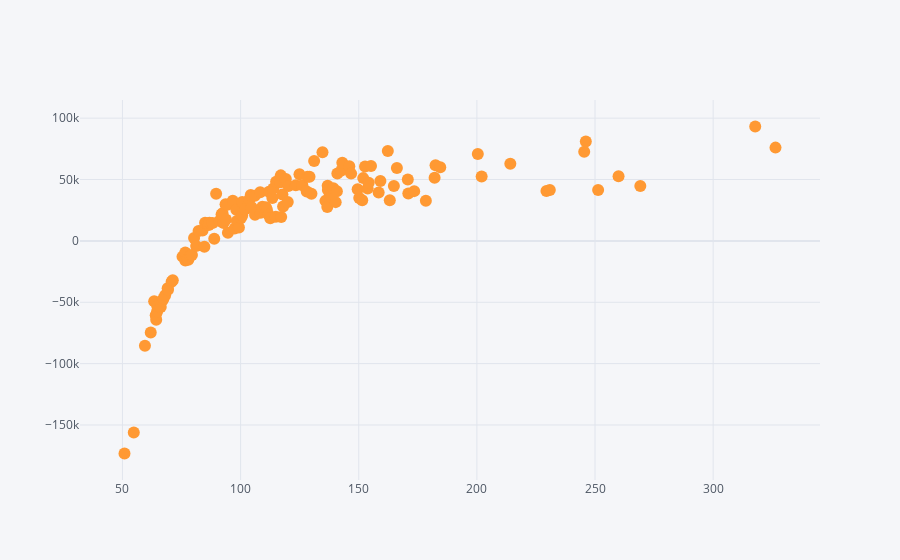

Notebook code for this chart:
### Code cell
df1 = df.sort_values(by='CV', ascending=True)
df1.reset_index(inplace = True)
cf.go_offline()
df1[["CV","Value at Risk"]].iplot(kind ='scatter', x ='CV', y ='Value at Risk', mode ='markers')

### Figure 1 — Plotly figure (JSON) as saved in the notebook; plotly's stock layout.template omitted (floating-point values rounded to 4 significant figures; data arrays with more than 128 entries replaced by an {"elided": "..."} marker saying what was removed)
{"data": [{"line": {"color": "rgba(255, 153, 51, 1.0)", "dash": "solid", "shape": "linear", "width": 1.3}, "marker": {"size": 12, "symbol": "circle"}, "mode": "markers", "name": "Value at Risk", "text": "", "type": "scatter", "x": {"elided": "135 float values"}, "y": {"elided": "135 float values"}}], "layout": {"legend": {"bgcolor": "#F5F6F9", "font": {"color": "#4D5663"}}, "paper_bgcolor": "#F5F6F9", "plot_bgcolor": "#F5F6F9", "title": {"font": {"color": "#4D5663"}}, "xaxis": {"gridcolor": "#E1E5ED", "showgrid": true, "tickfont": {"color": "#4D5663"}, "title": {"font": {"color": "#4D5663"}, "text": ""}, "zerolinecolor": "#E1E5ED"}, "yaxis": {"gridcolor": "#E1E5ED", "showgrid": true, "tickfont": {"color": "#4D5663"}, "title": {"font": {"color": "#4D5663"}, "text": ""}, "zerolinecolor": "#E1E5ED"}}}
